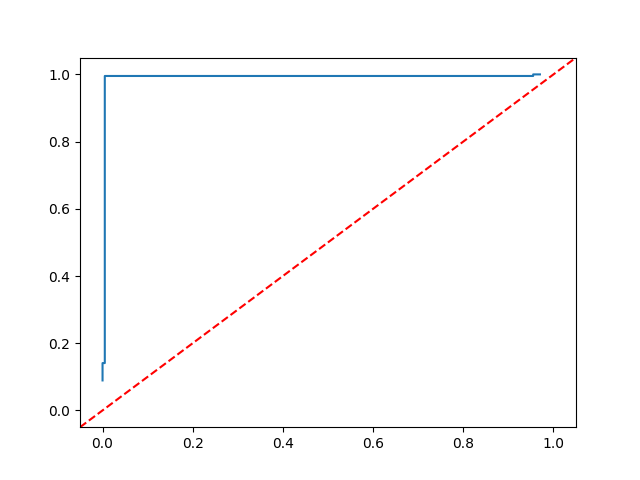

The script that saved this image:
import pandas as pd
import matplotlib.pyplot as plt
import matplotlib.axes as ax
import numpy as np


def split_list(entry):
    # Check if the entry is valid (not empty or NaN)
    if not entry or pd.isna(entry):
        return []
    # Split the string by comma and convert each part to a float
    return [float(x) for x in entry.split(',')[:-1]]

def generate_roc(testing_output_normal, num_per_normal_cluster, testing_output_abnormal, num_per_abnormal_cluster, roc_point_filename):
    df_normal = pd.read_csv(testing_output_normal, sep=":", converters={2: split_list})
    df_abnormal = pd.read_csv(testing_output_abnormal, sep=":", converters={2: split_list})
    file_list_normal = df_normal.head(num_per_normal_cluster)["log_filename"].values.tolist()
    file_list_abnormal = df_abnormal.head(num_per_abnormal_cluster)["log_filename"].values.tolist()

    # base_thresholds = [1e-4, 1e-3, 1e-2]
    base_thresholds = [0.0038913958985908434, 0.003986418313670039]
    # thresholds = [elem * (i/64.0) for elem in base_thresholds for i in range(64,640)]
    thresholds = np.linspace(base_thresholds[0], base_thresholds[1], 5000)
    print(thresholds)
    roc_points = []
    for threshold in thresholds:

        false_positives = 0.0
        for filename in file_list_normal:
            bic_lists_normal = df_normal.loc[df_normal["log_filename"] == filename]["bic"].values.tolist()

            for bic_list_normal in bic_lists_normal:
                # print(bic_list_normal)
                try:
                    if max(bic_list_normal) > threshold:
                        false_positives += 1
                        break
                except:
                    pass

        true_positives = 0.0
        for filename in file_list_abnormal:
            bic_lists_abnormal = df_abnormal.loc[df_abnormal["log_filename"] == filename]["bic"].values.tolist()

            for bic_list_abnormal in bic_lists_abnormal:
                # print(bic_list_abnormal)
                try:
                    if max(bic_list_abnormal) > threshold:
                        true_positives += 1
                        break
                except:
                    pass

        roc_points.append((false_positives/num_per_normal_cluster, true_positives/num_per_abnormal_cluster, threshold))

    with open(roc_point_filename, "w") as roc_file:
        roc_file.writelines(str(roc_points))

    # print(roc_points)
    x = [point[0] for point in roc_points[::-1]]
    y = [point[1] for point in roc_points[::-1]]
    plt.step(x, y)

    plt.axline([0, 0], [1, 1], color='red', linestyle='--')

    plt.savefig("roc.png")

def plot_roc(roc_points_filename):
    with open(roc_points_filename) as roc_file:
        roc_point_str = roc_file.readline()
    roc_point_str = roc_point_str[1:-1]
    roc_points = roc_point_str.split()
    roc_points = [(float(roc_points[i][1:-1]),float(roc_points[i+1][:-2])) for i in range(0,len(roc_points)-1,2)]

    print(roc_points)

    x = [point[0] for point in roc_points[::-1]]
    y = [point[1] for point in roc_points[::-1]]
    plt.step(x, y)

    plt.axline([0, 0], [1, 1], color='red', linestyle='--')

    plt.savefig("roc.png")            
        

testing_output_normal = "testing_bic_normal.txt"
testing_output_abnormal = "testing_bic_abnormal.txt"
roc_points_filename = "roc_points.txt"

generate_roc(testing_output_normal, 200, testing_output_abnormal, 213, roc_points_filename)
# plot_roc(roc_points_filename)
